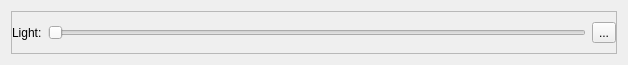
<?xml version="1.0" encoding="UTF-8"?>
<ui version="4.0">
 <class>alba_lightcontrol</class>
 <widget class="QWidget" name="alba_lightcontrol">
  <property name="geometry">
   <rect>
    <x>0</x>
    <y>0</y>
    <width>628</width>
    <height>65</height>
   </rect>
  </property>
  <property name="windowTitle">
   <string>Light Control</string>
  </property>
  <layout class="QHBoxLayout" name="horizontalLayout">
   <item>
    <widget class="QFrame" name="frame">
     <property name="frameShape">
      <enum>QFrame::StyledPanel</enum>
     </property>
     <property name="frameShadow">
      <enum>QFrame::Plain</enum>
     </property>
     <layout class="QHBoxLayout" name="horizontalLayout_3">
      <property name="margin">
       <number>0</number>
      </property>
      <item>
       <layout class="QHBoxLayout" name="horizontalLayout_2">
        <item>
         <widget class="QLabel" name="label">
          <property name="frameShape">
           <enum>QFrame::Box</enum>
          </property>
          <property name="lineWidth">
           <number>0</number>
          </property>
          <property name="text">
           <string>Light:</string>
          </property>
         </widget>
        </item>
        <item>
         <widget class="QSlider" name="slider">
          <property name="styleSheet">
           <string notr="true"/>
          </property>
          <property name="orientation">
           <enum>Qt::Horizontal</enum>
          </property>
         </widget>
        </item>
        <item>
         <widget class="QToolButton" name="button">
          <property name="text">
           <string>...</string>
          </property>
         </widget>
        </item>
       </layout>
      </item>
     </layout>
    </widget>
   </item>
  </layout>
 </widget>
 <resources/>
 <connections/>
</ui>
